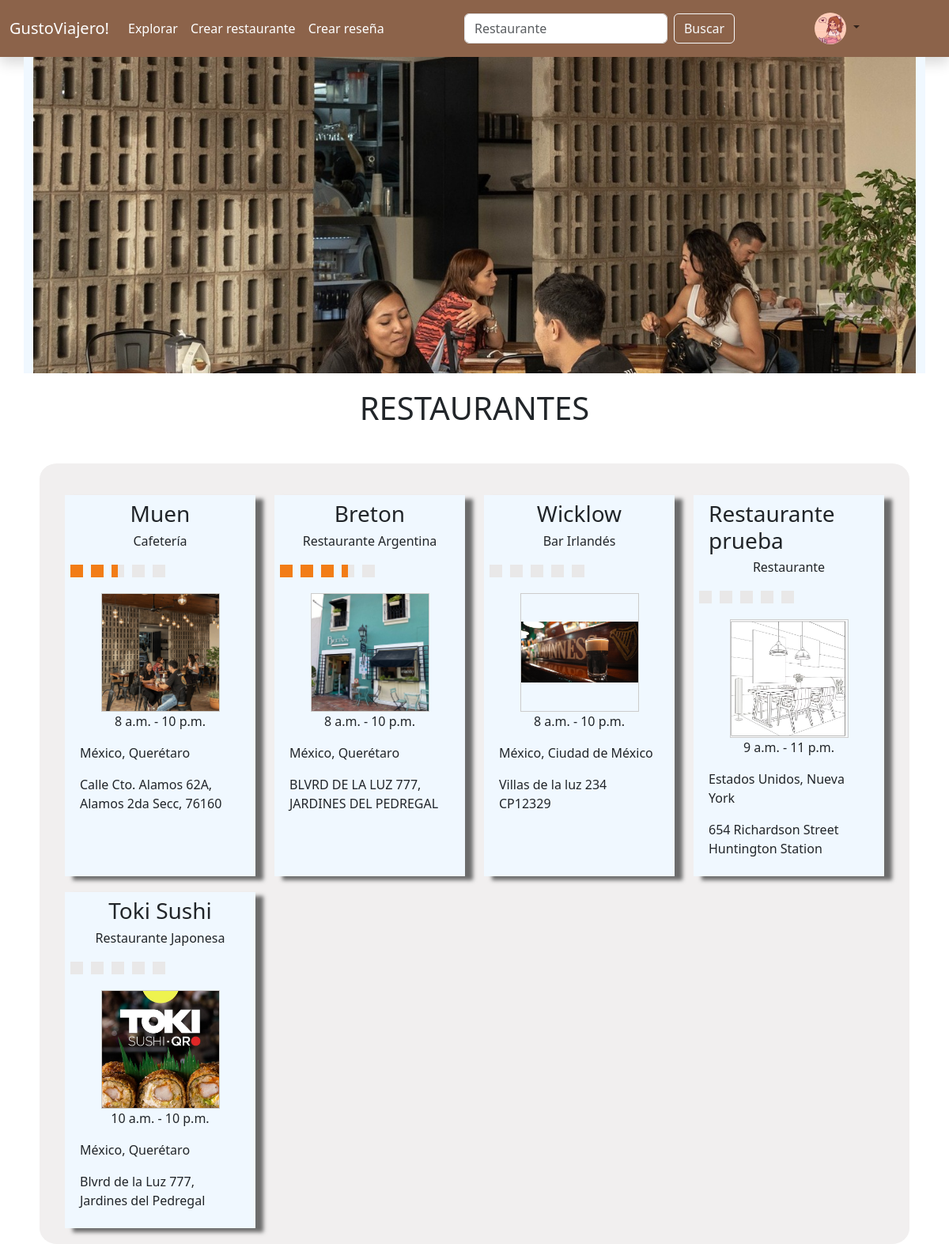
The app's page /home/ (signed in) with its own data.
### inicio/models.py (models this page shows, shortened)
class FotoUsuario(models.Model):
    UsuarioID=models.ForeignKey(User, on_delete=models.CASCADE)
    Imagen=models.ImageField(upload_to='uploads/perfil', blank=True, null=True)

class Restaurante (models.Model):
    Nombre=models.CharField(max_length=50, default='Restaurante')
    Propietario=models.ForeignKey(User, on_delete=models.CASCADE, default=1)
    Pais=models.CharField(max_length=50)
    Estado=models.CharField(max_length=50)
    Direccion=models.CharField(max_length=200)
    Promedio=models.DecimalField(max_digits=3,decimal_places=2, default=0, blank=True)
    TipoCocina=models.ForeignKey(TipoCocina,on_delete=models.CASCADE, blank=True, null=True)
    CategoriaL=models.ForeignKey(CategoriaL,on_delete=models.CASCADE, blank=True, null=True)
    Apertura=models.TimeField()
    Cierre=models.TimeField()
    Descripción=models.CharField(max_length=280, null=True, blank=True)

class FotosLugar(models.Model):
    RestauranteID=models.ForeignKey(Restaurante, on_delete=models.CASCADE, blank=True)
    Imagen=models.ImageField(upload_to='uploads/lugar', blank=True, null=True)

class CategoriaL(models.Model):
    Nombre=models.CharField(max_length=30)
    def __str__(self):
        return self.Nombre

class TipoCocina(models.Model):
    Nombre=models.CharField(max_length=25)
    def __str__(self):
        return self.Nombre

### inicio/views.py (the view)
# urls.py: path('home/',views.home, name='home'),
def home(request):
    if request.user.is_authenticated:
        usuario = request.user
        foto = FotoUsuario.objects.filter(UsuarioID=usuario).first()
        restaurantes=Restaurante.objects.all().prefetch_related('fotoslugar_set')
        return render(request,'home.html',{'usuario':usuario,'foto':foto, 'restaurantes': restaurantes})

### inicio/templates/home.html (shortened to what this page needs)
{% extends 'base.html' %}
{% load static %}
{% block content %}
<div id="carouselExampleInterval" class="carousel slide" data-bs-ride="carousel">
  <div class="carousel-inner">
      {% for restaurante in restaurantes %}
        {% if restaurante.fotoslugar_set.all %}
          <div class="carousel-item {% if forloop.first %}active{% endif %}" data-bs-interval="5000">
            <a href="{% url 'restaurante' restaurante.id %}" style="text-decoration: none; color: inherit;">
                <div class="container" style="background-color: aliceblue; overflow: hidden; height: 400px;">
                  <img src="{{ restaurante.fotoslugar_set.all.0.Imagen.url }}" alt="{{ restaurante.Nombre }}" style="width: 100%; height: 100%; object-fit: cover;">
                </div>
            </a>
          </div>
        {% endif %}
      {% endfor %}
  </div>
</div>
<div class="d-flex justify-content-center" style="margin-top: 20px;">
    <h1 class="">RESTAURANTES</h1>
</div>
<div class="container-fluid">
  {% if restaurantes %}
    <div class="row" style="margin-top: 38px; margin-left: 38px; margin-right:38px; background-color: rgb(241, 239, 239); padding: 20px 20px 20px 20px; border-radius: 2%;"">
      {% for restaurante in restaurantes %}
          <div class="col-3" style="margin-top: 20px;">
              <a href="{% url 'restaurante' restaurante.id %}"
              style="text-decoration: none; color: inherit;">
                  <div class="container restaurante" style="background-color: aliceblue; height: 100%; box-shadow: 10px 5px 5px rgb(108, 108, 108); padding: 7px 7px 7px 7px;">
                    <div class="container-fluid d-flex h3 justify-content-center">
                      {{restaurante.Nombre}}
                  </div>
                  <div class="container-fluid d-flex h6 justify-content-center">
                      {% if restaurante.CategoriaL %}
                          {{ restaurante.CategoriaL }}
                      {% endif %}
                      {% if restaurante.TipoCocina %}
                          {{ restaurante.TipoCocina }}
                      {% endif %}
                  </div>
                      <div class="col d-flex align-self-center" style="margin-bottom: 20px; margin-top: 20px;" >
                          <div class="cuadro {% if restaurante.Promedio >= 0.5 %} rellenar {% endif %}"></div>
                          <div class="cuadro derecha {% if restaurante.Promedio >= 1 %} rellenar {% endif %}"></div>
                          <div class="cuadro {% if restaurante.Promedio >= 1.5 %} rellenar {% endif %}"></div>
                          <div class="cuadro derecha {% if restaurante.Promedio >= 2 %} rellenar {% endif %}"></div>
                          <div class="cuadro {% if restaurante.Promedio >= 2.5 %} rellenar {% endif %}"></div>
                          <div class="cuadro derecha {% if restaurante.Promedio >= 3 %} rellenar {% endif %}"></div>
                          <div class="cuadro {% if restaurante.Promedio >= 3.5 %} rellenar {% endif %}"></div>
                          <div class="cuadro derecha {% if restaurante.Promedio >= 4 %} rellenar {% endif %}"></div>
                          <div class="cuadro {% if restaurante.Promedio >= 4.5 %} rellenar {% endif %}"></div>
                          <div class="cuadro derecha {% if restaurante.Promedio == 5 %} rellenar {% endif %}"></div>
                      </div>
                      <div style="width: 150px; height: 150px; overflow: hidden; margin: 0 auto; border: 1px solid #ccc;">
                          {% if restaurante.fotoslugar_set.all %}
                              <img src="{{ restaurante.fotoslugar_set.all.0.Imagen.url }}" alt="{{ restaurante.Nombre }}" style="width: 100%; height: 100%; object-fit: contain;">
                          {% else %}
                              <img src="{% static 'images/default.jpg' %}" alt="{{ restaurante.Nombre }}" style="width: 100%; height: 100%; object-fit: contain;">
                          {% endif %}
                      </div>
                      <div class="container-fluid">
                        <div class="container-fluid d-flex justify-content-center">
                          <p>{{ restaurante.Apertura }} - {{ restaurante.Cierre }}</p>
                      </div>
                      <p>{{ restaurante.Pais }}, {{ restaurante.Estado }}</p>
                      <p>{{ restaurante.Direccion }}</p>
                      </div>
              </div>
          </a>
      </div>
    {% endfor %}
    </div>
  {% endif %}
</div>
{% endblock %}

### inicio/templates/base.html (shortened to what this page needs)
{% load static %}
<!doctype html>
<html lang="es">
  <head>
    <link href="https://cdn.jsdelivr.net/npm/bootstrap@5.3.2/dist/css/bootstrap.min.css" rel="stylesheet">
    <link href="css/style.css" rel="stylesheet">
  </head>
  <body>
    <nav class="navbar navbar-expand-lg shadow" style="background-color: #8C634A;">
      <div class="container-fluid">
        <a class="navbar-brand" href="{% url 'home' %}" style="color: white;">GustoViajero!</a>
        <div class="collapse navbar-collapse" id="navbarSupportedContent">
          <ul class="navbar-nav me-auto mb-2 mb-lg-0">
            <li class="nav-item">
              <a class="nav-link" aria-current="page" href="{% url 'explorar' %}" style="color: white;">Explorar</a>
            </li>
            <li class="nav-item">
              <a class="nav-link" aria-current="page" href="{% url 'crear_restaurante' %}" style="color: white;">Crear restaurante</a>
            </li>
            <li class="nav-item">
              <a class="nav-link" aria-current="page" href="{% url 'elegir_restaurante' %}" style="color: white;">Crear reseña</a>
            </li>
          </ul>
        </div>
        <div class="collapse navbar-collapse" id="navbarSupportedContent">
          <ul class="navbar-nav me-auto mb-2 mb-lg-0">
          <form class="d-flex" action="{% url 'buscar_restaurantes' %}" method="GET">
            <input class="form-control me-2" type="search" name="q" placeholder="Restaurante" aria-label="Search">
            <button class="btn btn-outline-light" type="submit">Buscar</button>
          </form>
          </ul>
        </div>
        <div class="collapse navbar-collapse justify-content-end" id="navbarSupportedContent">
          <ul class="navbar-nav me-auto mb-2 mb-lg-0">
            <li class="nav-item dropdown">
              <a class="nav-link dropdown-toggle" href="#" role="button" data-bs-toggle="dropdown" aria-expanded="false">
                {% if foto %}
                <img src="{{foto.Imagen.url}}" width="40" height="40" style="border-radius: 50%;">
                {% else %}
                <img src="{% static 'images/default-perfil.jpg' %}" width="40" height="40" style="border-radius: 50%;">
                {% endif %}
              </a>
            </li>
          </ul>
        </div>
      </div>
    </nav>
    {% block content %}
    {% endblock %}
  </body>
</html>

### inicio/templates/home.html (style rules this page uses)
.cuadro { width: 8px; height: 16px; background-color: rgb(233, 232, 232); }
.derecha { margin-right: 10px; }
.rellenar { background-color: #F27D16; }
#carouselExampleInterval img { width: 100%; height: auto; }

### records on screen
FotoUsuario: Imagen (picture)
Restaurante: fotoslugar_set.all.0.Imagen (picture), Nombre "Muen", CategoriaL "Cafetería", Promedio 2.88 (drawn), Apertura "8 a.m.", Cierre "10 p.m.", Pais "México", Estado "Querétaro", Direccion "Calle Cto. Alamos 62A, Alamos 2da Secc, 76160"
Restaurante: Nombre "Breton", CategoriaL "Restaurante", TipoCocina "Argentina", Promedio 3.75 (drawn), fotoslugar_set.all.0.Imagen (picture), Apertura "8 a.m.", Cierre "10 p.m.", Pais "México", Estado "Querétaro", Direccion "BLVRD DE LA LUZ 777, JARDINES DEL PEDREGAL"
Restaurante: Nombre "Wicklow", CategoriaL "Bar", TipoCocina "Irlandés", Promedio 0 (drawn), fotoslugar_set.all.0.Imagen (picture), Apertura "8 a.m.", Cierre "10 p.m.", Pais "México", Estado "Ciudad de México", Direccion "Villas de la luz 234 CP12329"
Restaurante: Nombre "Restaurante prueba", CategoriaL "Restaurante", Promedio 0 (drawn), Apertura "9 a.m.", Cierre "11 p.m.", Pais "Estados Unidos", Estado "Nueva York", Direccion "654 Richardson Street Huntington Station"
Restaurante: Nombre "Toki Sushi", CategoriaL "Restaurante", TipoCocina "Japonesa", Promedio 0 (drawn), fotoslugar_set.all.0.Imagen (picture), Apertura "10 a.m.", Cierre "10 p.m.", Pais "México", Estado "Querétaro", Direccion "Blvrd de la Luz 777, Jardines del Pedregal"
